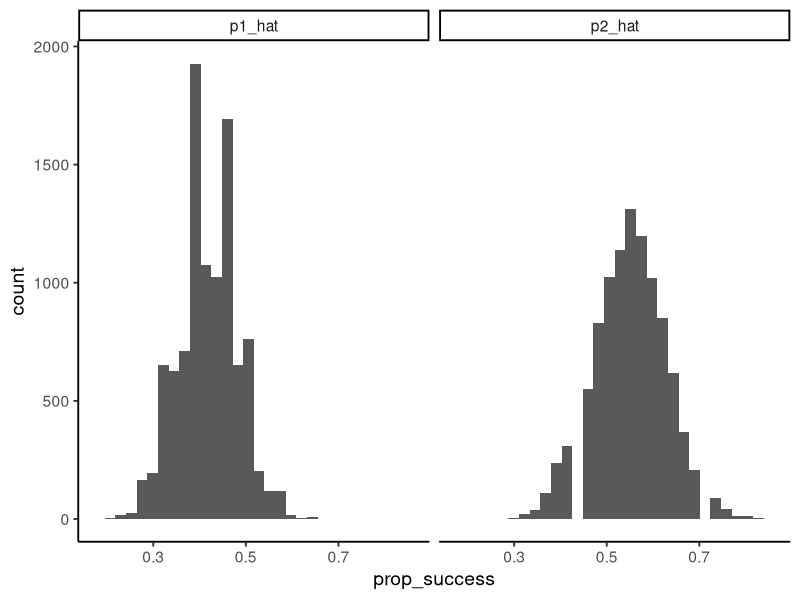
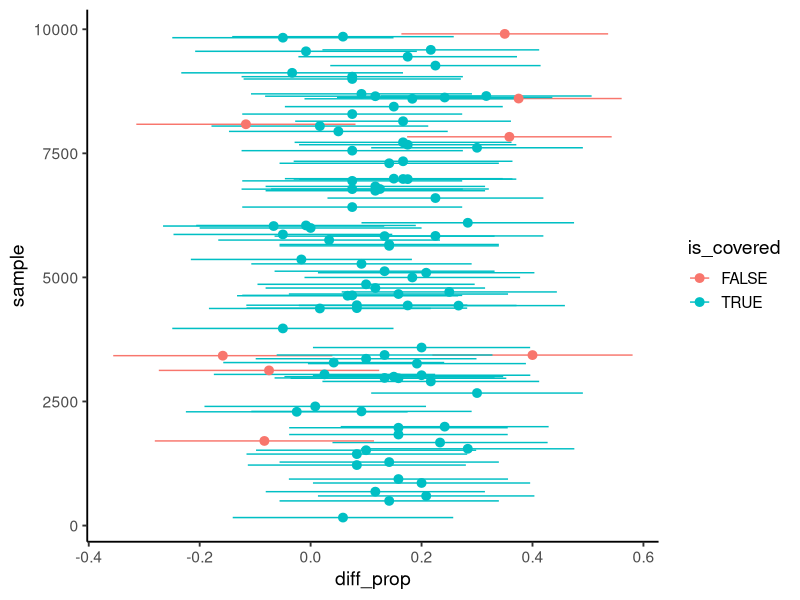
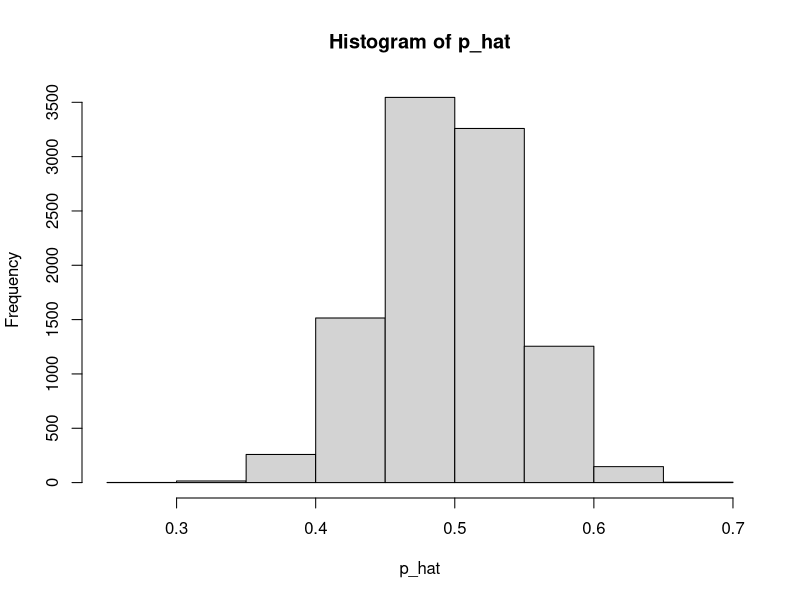

Recreate these plots in R, in order. (Note: this script raises an error after producing the figures.)

#              Constructing a Confidence Interval             ~~~
#~~~~~~~~~~~~~~~~~~~~~~~~~~~~~~~~~~~~~~~~~~~~~~~~~~~~~~~~~~~~~~~~

library(tidyverse)
theme_set(theme_classic(14))
set.seed(123)

# 1. Define your population
p1 <- 0.42
p2 <- 0.55
n1 <- 60
n2 <- 40

# 2. Simulate many samples
n_samples <- 1e4
x1 <- rbinom(n = n_samples,
             size = n1,
             prob = p1) # calculating the # of successes for each of garden staple plots

x2 <- rbinom(n = n_samples,
             size = n2,
             prob = p2) 

# 3. Calculate statistic for each sample
p1_hat <- x1 / n1
p2_hat <- x2 / n2
diff_prop <- p2_hat - p1_hat

# Here's a distribution of our samples
tibble(p1_hat,
       p2_hat) %>% 
  pivot_longer(c(p1_hat, p2_hat), 
             names_to = "treatment", 
             values_to = "prop_success") %>% 
  ggplot(aes(prop_success)) +
  geom_histogram() +
  facet_wrap(~ treatment)
# in the real world, we would be getting 10000 of these

# 4. Calculate the SE for the CI (following formula)
se_diff_prop <- sqrt(p1_hat * (1 - p1_hat) / n1 +
                       p2_hat * (1-p2_hat) /n2)

# 5. Calculate the CI for each sample
ci_95_lower <-  qnorm(0.025, 
                      mean = diff_prop, # mean = actual sample mean
                      sd = se_diff_prop) 
ci_95_upper <-  qnorm(0.975, 
                      mean = diff_prop, 
                      sd = se_diff_prop) 
# we now have 10,000 confidence intervals

# 6. Calculate coverage
is_covered <- ci_95_lower <= p2 - p1 & p2 - p1 <= ci_95_upper # does pop parameter fall within
coverage = mean(is_covered) # tells us the fraction that actually is covered (bc is_covered is TRUE/FALSEs)

coverage # got 0.9474, so close to 95%

# Visualize the CIs
tibble(sample = 1:n_samples,
       diff_prop,
       ci_95_lower,
       ci_95_upper,
       is_covered) %>% 
  sample_n(100) %>% 
  ggplot(aes(diff_prop, sample, 
             xmin = ci_95_lower,
             xmax = ci_95_upper,
             color = is_covered)) +
  geom_pointrange()

# where blue: CI covered sample
# where red: CI didn't cover


#            Hypothesis testing, p_hats and pnorm()           ~~~
#~~~~~~~~~~~~~~~~~~~~~~~~~~~~~~~~~~~~~~~~~~~~~~~~~~~~~~~~~~~~~~~~


## Hypothesis test --> starting from the null distribution (H0)
# H0 assumes NO DIFFERENCE between p_hat1 and p_hat2
# If there's no difference, toss them all in the same bag

# Let's simulate what a null distribution looks like
p <- 0.5 # regardless of treatment, the probability of success is always 50%
n1 <-  60
n2 <- 40

# Simulate samples from that null distribution
n_samples <- 1e4
x1 <- rbinom(n = n_samples, # not used for resampling
             size = n1,
             prob = p)

x2 <- rbinom(n = n_samples,
             size = n2,
             prob = p)
# generating numbers from the exact same underlying probability

# Calculate the statistic from each sample
p1_hat <- x1/n1
p2_hat <- x2/n2
diff_prop <- p2_hat - p1_hat

# Standard error for the null hypothesis
# SE(p_hat)
p_hat <- (x1 + x2) / (n1 + n2)
hist(p_hat)

se_null <- sqrt(p_hat * (1 - p_hat) * (1 / n1 + 1/n2))

# pnorm() is the area under the curve
# why is mean 0?
#.    because we are talking about the null hypothesis (no difference at all)
# why is sd se_null?
#.    we want the standard deviation of the sample statistic 
# why is the first argument diff_prop?
#.    that's the sample statistic vertical line on the plot

# we're asking: by random chance, what percent of the time would we get diff_prop in the null distribution?

pval <- pnorm(diff_prop, mean = 0, sd = se_null, lower.tail = FALSE)
# "what is the probability of getting diff_prop, given this mean and this standard error?"

mean(pval <= 0.05) # how often are our observations 

# the larger the sample, the narrower our null distribution is (the odds of getting an extreme value are really low)


#          Differences between distribution functions         ~~~
#~~~~~~~~~~~~~~~~~~~~~~~~~~~~~~~~~~~~~~~~~~~~~~~~~~~~~~~~~~~~~~~~


# What's the difference between ...

pnorm() # area under the curve that's to the left or right of a value
# What's the probability of getting a random number LESS than -0.6?
pnorm(-.06, mean = 0, sd = 1)
# Associate p-values with pnorm() applied to the null distribution

dnorm() # what's the density right at that value; tells you the shape of the PDF (the actual line itself)
x <- seq(-4, 4, length.out = 100)
density_x <- dnorm(x, mean = 0, sd = 1)
tibble(x, density_x) %>% 
  ggplot(aes(x, density_x)) +
  geom_line()

rnorm() # generates random numbers following a normal distribution 

random_numbers <- rnorm(100, mean = 0, sd =1) # 100 = # of obsvs
hist(random_numbers)

qnorm() # tell the function what you want the area under the curve to be, and qnorm() tells you what values that corresponds to
# What x value corresponds to 2.5% area under the curve?
qnorm(0.025, mean = 0, sd = 1)
qnorm(0.975, mean = 0, sd = 1)
# Associate confidence intervals (CIs) with qnorm() applied to the sampling distribution (not under H0)
